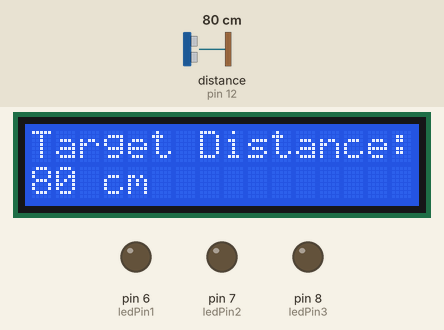
Bench run of a sketch on a simulated Arduino Uno, built with avr-gcc and run on an emulated ATmega328P. Parts: 16×2 character LCD, output pins drawn as LEDs (lit = HIGH). Wiring (inferred from the names in the program): ultrasonic range finder: trigger pin 13; echo pin 12. Dashed ring = blinking. The inputs (shaded band) are chosen by the test bench; at power-on: distance to the obstacle (sensor on pin 12) 80 cm. The echo pulse lasts 58.3 µs per cm; pins used as bus, display or sensor lines are not drawn; what the sketch prints to the serial monitor is not drawn.

Above: at 1.2 s.
1.3 s: distance to the obstacle (sensor on pin 12) set to 27 cm
At 2.0 s:
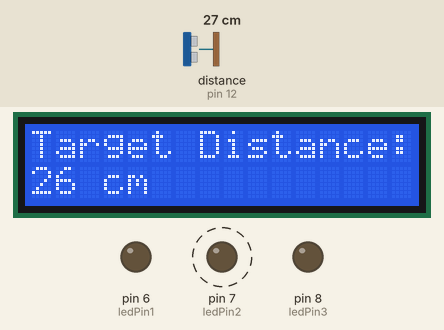
3.1 s: distance to the obstacle (sensor on pin 12) set to 35 cm
At 3.7 s:
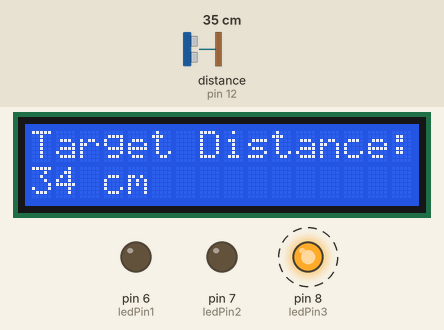
4.9 s: distance to the obstacle (sensor on pin 12) set to 4 cm
At 4.97 s:
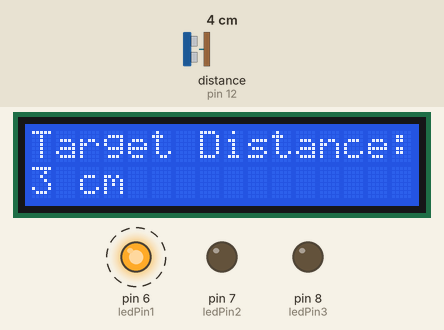
7.0 s: distance to the obstacle (sensor on pin 12) set to 15 cm
At 7.13 s:
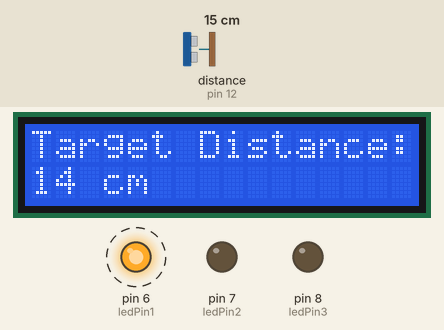
8.5 s: distance to the obstacle (sensor on pin 12) set to 18 cm
10.0 s: distance to the obstacle (sensor on pin 12) set to 120 cm
At 11.0 s:
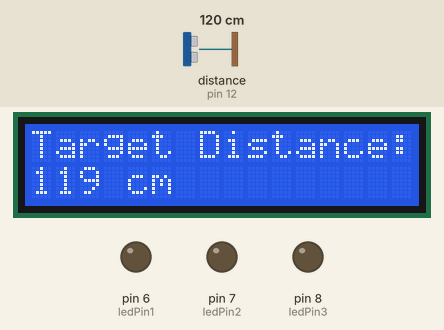
Timing chart, 0 to 12.6 s (numbered marks = the images above; inputs shaded):
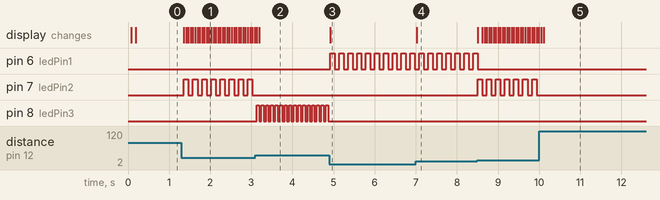

The sketch:

distance_measurement.ino
```cpp
#include <LiquidCrystal.h> // Load Liquid Crystal Library

// Initialize the LCD with the pin configuration
LiquidCrystal LCD(11, 10, 9, 2, 3, 4, 5); // (RS, R/W, E, DB4, DB5, DB6, DB7)

// Define pins for the ultrasonic sensor
#define trigPin 13 // Sensor Trigger pin connected to Arduino pin 13
#define echoPin 12 // Sensor Echo pin connected to Arduino pin 12

// Define pins for the LEDs
const int ledPin1 = 6; // LED for distance 0-15 cm
const int ledPin2 = 7; // LED for distance 16-30 cm
const int ledPin3 = 8; // LED for distance 31-45 cm

// Define intervals for LEDs blinking
const long interval1 = 100; // Interval for LED1 (milliseconds)
const long interval2 = 75;  // Interval for LED2 (milliseconds)
const long interval3 = 50;  // Interval for LED3 (milliseconds)

// Variables for timing
unsigned long previousMillis1 = 0;
unsigned long previousMillis2 = 0;
unsigned long previousMillis3 = 0;

void setup() {
  pinMode(trigPin, OUTPUT);  // Set the trigger pin as an output
  pinMode(echoPin, INPUT);   // Set the echo pin as an input

  pinMode(ledPin1, OUTPUT);  // Set the LED pins as outputs
  pinMode(ledPin2, OUTPUT);
  pinMode(ledPin3, OUTPUT);

  LCD.begin(16, 2); // Initialize LCD with 16 columns and 2 rows
  LCD.setCursor(0, 0); // Set cursor to top-left corner
  LCD.print("Target Distance:"); // Print initial message

  Serial.begin(9600); // Initialize serial communication
}

void loop() {
  long duration;
  int distance;

  // Send a pulse to the trigger pin
  digitalWrite(trigPin, LOW);
  delayMicroseconds(2);
  digitalWrite(trigPin, HIGH);
  delayMicroseconds(10);
  digitalWrite(trigPin, LOW);

  // Measure the duration of the pulse from the echo pin
  duration = pulseIn(echoPin, HIGH);

  // Calculate the distance in centimeters
  distance = (duration / 2) / 29.1;

  // Display distance on LCD
  LCD.setCursor(0, 1); // Set cursor to the first column of the second row
  LCD.print("                "); // Clear previous distance
  LCD.setCursor(0, 1); // Reset cursor position
  LCD.print(distance); // Print the measured distance
  LCD.print(" cm"); // Print the units

  unsigned long currentMillis = millis(); // Get the current time

  // Control LED1 based on distance range 0-15 cm
  if (distance >= 0 && distance <= 15) {
    if (currentMillis - previousMillis1 >= interval1) {
      previousMillis1 = currentMillis; // Save the last time the LED was toggled
      digitalWrite(ledPin1, !digitalRead(ledPin1)); // Toggle LED1
    }
  } else {
    digitalWrite(ledPin1, LOW); // Ensure LED1 is off if distance is not in range 0-15 cm
  }

  // Control LED2 based on distance range 16-30 cm
  if (distance >= 16 && distance <= 30) {
    if (currentMillis - previousMillis2 >= interval2) {
      previousMillis2 = currentMillis; // Save the last time the LED was toggled
      digitalWrite(ledPin2, !digitalRead(ledPin2)); // Toggle LED2
    }
  } else {
    digitalWrite(ledPin2, LOW); // Ensure LED2 is off if distance is not in range 16-30 cm
  }

  // Control LED3 based on distance range 31-45 cm
  if (distance >= 31 && distance <= 45) {
    if (currentMillis - previousMillis3 >= interval3) {
      previousMillis3 = currentMillis; // Save the last time the LED was toggled
      digitalWrite(ledPin3, !digitalRead(ledPin3)); // Toggle LED3
    }
  } else {
    digitalWrite(ledPin3, LOW); // Ensure LED3 is off if distance is not in range 31-45 cm
  }

  // Print the distance to the Serial Monitor
  Serial.print("Distance: ");
  Serial.print(distance);
  Serial.println(" cm");

  delay(50); // Short delay for stability
}
```

Measured:
- after the input at 1.3 s, pin 7 (ledPin2): alternates HIGH for 0.11 s and LOW for 0.11 s, starting after 0.06 s; the display: first changes after 0.06 s (image 1 shows a later state)
- after the input at 3.1 s, pin 7 (ledPin2): stops changing and stays LOW; pin 8 (ledPin3): alternates HIGH for 0.06 s and LOW for 0.06 s, starting at once; the display: first changes at once (image 2 shows a later state)
- after the input at 4.9 s, pin 6 (ledPin1): alternates HIGH for 0.11 s and LOW for 0.11 s, starting at once; pin 8 (ledPin3): stops changing and stays LOW; the display: changes at once (image 3)
- after the input at 7.0 s, the display: changes at once (image 4)
- after the input at 8.5 s, pin 6 (ledPin1): goes on until 8.5 s, then stays LOW; pin 7 (ledPin2): alternates HIGH for 0.11 s and LOW for 0.11 s, starting at once
- after the input at 10.0 s, pin 7 (ledPin2): stops changing and stays LOW; the display: first changes after 0.05 s (image 5 shows a later state)
